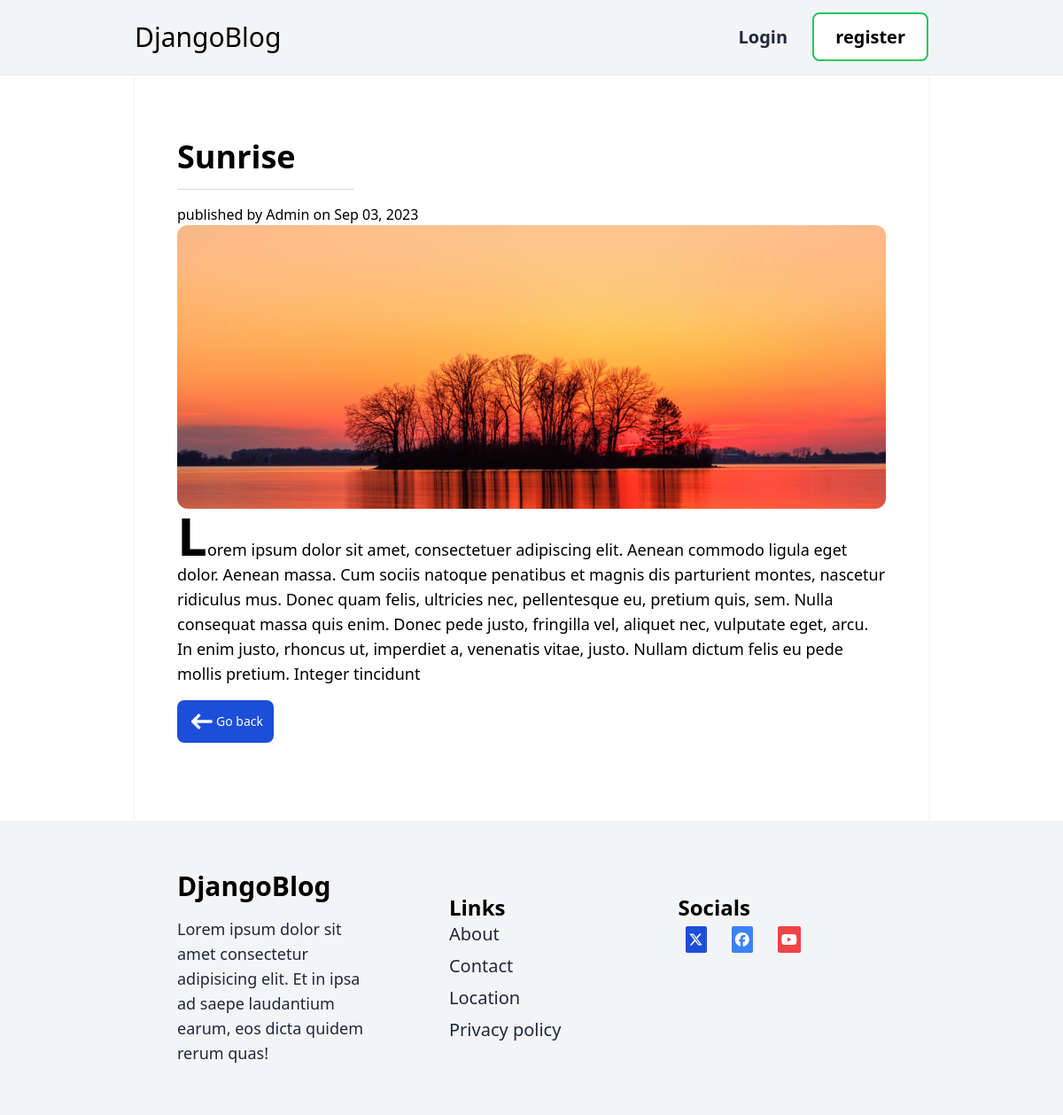
/post/sunrise/, run on an earlier commit of the app's database.
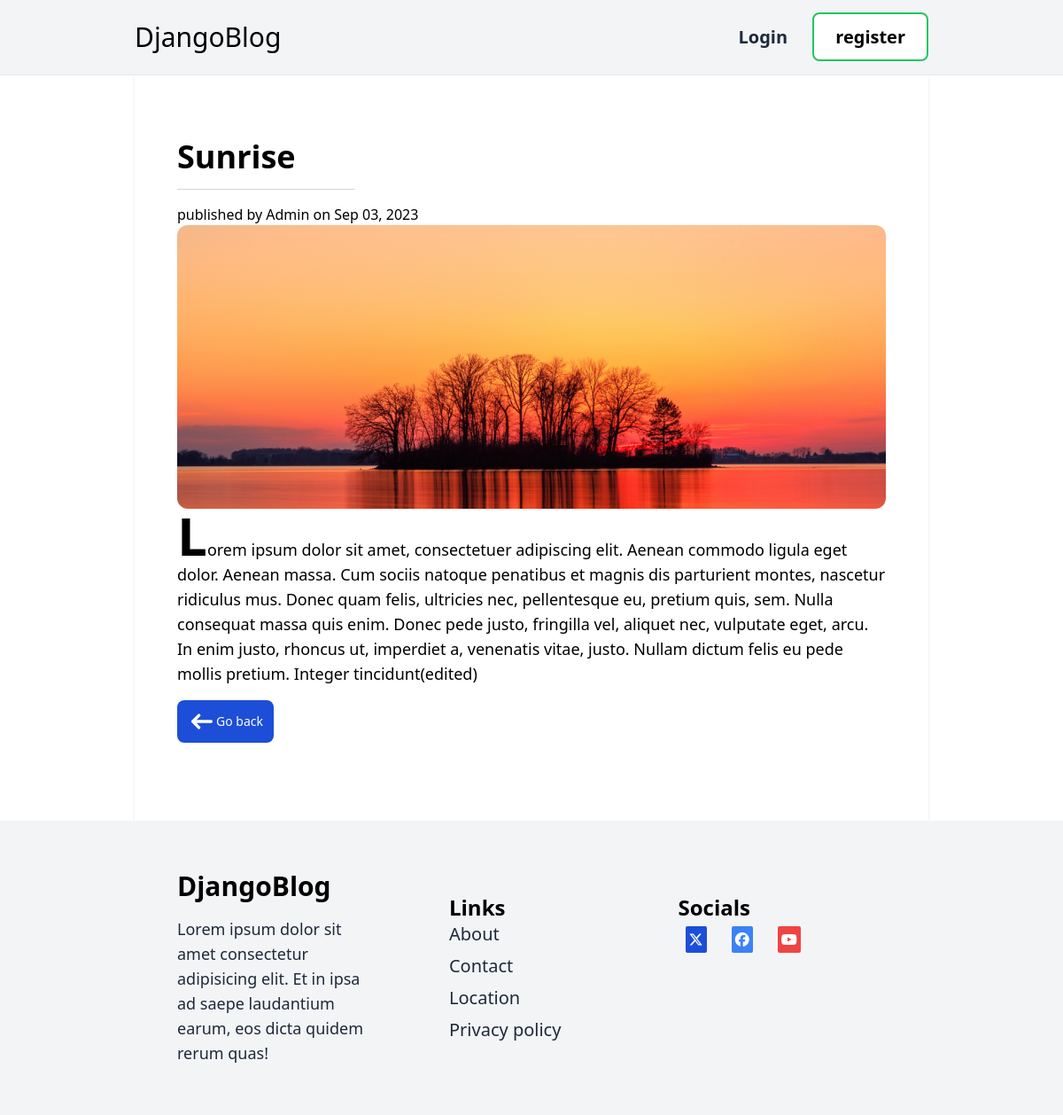
And on a later commit of the database.
### blog/models.py (models this page shows, shortened)
class Post(models.Model):
    title=models.CharField(max_length=200)
    image=models.ImageField(upload_to='image',blank=True,null=True)
    content=models.TextField()
    author=models.ForeignKey('auth.User',on_delete=models.CASCADE)
    published_at=models.DateTimeField(auto_now_add=True)
    updated_at=models.DateTimeField(auto_now=True)
    slug=models.SlugField(max_length=200,default='',blank=True)
    class Meta:
        ordering=['-published_at']

### blog/views.py (the view)
# urls.py: path('post/<slug:slug>/',BlogDetailView.as_view(),name='detail'),
class BlogDetailView(DetailView):
    model=Post
    template_name='blog/post_detail.html'

### blog/templates/blog/post_detail.html (shortened to what this page needs)
{% extends 'blog/base.html' %}
{% block content %}
<div class="max-w-4xl mx-auto py-12 px-6  shadow">
    <div class="p-6">
        <h2 class="text-4xl font-semibold">{{post.title}}</h2>
        <hr class="border-t border-gray-300 my-4 w-1/4">
        <p>published by <span class="font-medium">{{post.author|title}}</span> on <span class="font-medium">{{post.published_at | date:"M d, Y"}}</span></p>
        {% if post.image %}
        <img src="{{post.image.url}}" alt="{{post.title}}" class="object-center object-cover h-80 w-full rounded-xl ">
        {% endif  %}
        <p class="first-letter:text-6xl first-letter:font-bold text-lg block">{{post.content}}</p>
        <div class="flex justify-between items-center flex-col sm:flex-row">
            <a href="{% url 'blog:home' %}" class=" my-4 inline-flex items-center px-3 py-2 text-sm font-medium text-center text-white bg-blue-700 rounded-lg hover:bg-blue-800 focus:ring-4 focus:outline-none focus:ring-blue-300 dark:bg-blue-600 dark:hover:bg-blue-700 dark:focus:ring-blue-800">
                <svg class="w-6 h-6 text-white m-1 dark:text-white" aria-hidden="true" xmlns="http://www.w3.org/2000/svg" fill="none" viewBox="0 0 14 10">
                    <path stroke="currentColor" stroke-linecap="round" stroke-linejoin="round" stroke-width="2" d="M13 5H1m0 0 4 4M1 5l4-4"/>
                  </svg>
                Go back
            </a>
        </div>
    </div>
</div>
{% endblock %}

### blog/templates/blog/base.html (shortened to what this page needs)
{% load static %}
<!DOCTYPE html>
<html lang="en">
<head>
    <script src="https://cdn.tailwindcss.com"></script>
</head>
<body>
    <header class="bg-gray-100 sticky z-10 border-b border-gray-200 p-6">
        <nav class="max-w-4xl mx-auto flex justify-between items-center">
              <div class="text-3xl">
                <a href="/" class="">DjangoBlog</a>
              </div>
              <div class="space-x-6">
                  {% if request.user.is_authenticated %}
                <a href="{% url 'blog:create' %}" class="border-2 border-green-500 rounded-xl bg-white text-black hover:text-gray-500 px-6 py-3  text-xl font-semibold ">Create</a>
                <a href="{% url 'logout' %}" class="text-xl font-semibold  text-slate-800 hover:text-slate-500">Logout</a>
                {% else %}
                <a href="{% url 'login' %}" class="text-xl font-semibold  text-slate-800 hover:text-slate-500">Login</a>
                <a href="{% url 'register' %}" class="border-2 border-green-500 bg-white rounded-lg py-3 px-6  text-xl text-black hover:text-gray-500 font-semibold">register</a>
                 {% endif %}
              </div>
        </nav>
    </header>
    <main class="">
        {% block content %}
        {% endblock %}
    </main>
    <footer class="bg-gray-100 p-2">
        <div class="max-w-4xl mx-auto p-6 space-x-6 flex flex-col justify-between items-center sm:flex-row">
            <div class="p-4 w-full sm:w-1/3">
                <h2 class="m-2 text-3xl font-semibold">DjangoBlog</h2>
                <p class="p-2 text-lg text-slate-800 md:w-full">
                    Lorem ipsum dolor sit amet consectetur adipisicing elit. Et in ipsa ad saepe laudantium earum, eos dicta quidem rerum quas!
                </p>
            </div>
            <div class="p-4 m-2 sm:w-2/3 w-full flex flex-col sm:flex-row justify-between ">
                <div class="p-4 w-full">
                    <h2 class="text-2xl font-semibold">Links</h2>
                    <div class="space-y-2 flex flex-col items-start ">
                        <a href="" class="text-xl text-slate-800 hover:text-slate-500">About</a>
                        <a href="" class="text-xl text-slate-800 hover:text-slate-500">Contact</a>
                        <a href="" class="text-xl text-slate-800 hover:text-slate-500">Location</a>
                        <a href="" class="text-xl text-slate-800 hover:text-slate-500">Privacy policy</a>
                    </div>
                </div>
                <div class=" p-4 sm-w-1/4 w-full">
                    <h2 class=" text-2xl font-semibold">Socials</h2>
                    <div class="m-2 space-x-6">
                        <a href="" class="bg-blue-700 text-white  rounded-sm p-1"><i class="fa-brands fa-x-twitter"></i></a>
                        <a href="" class="bg-blue-500 rounded-sm text-white p-1 "><i class="fa-brands fa-facebook"></i></a>
                        <a href="" class="bg-red-500 rounded-sm p-1 text-white"><i class="fa-brands fa-youtube"></i></a>
                    </div>
                </div>
            </div>
        </div>
    </footer>
</body>
</html>

What changed in the data, as far as the page shows it:
changed Post "Sunrise": content "…pede mollis pretium. Integer tincidunt" → "…pede mollis pretium. Integer tincidunt(edited)"
